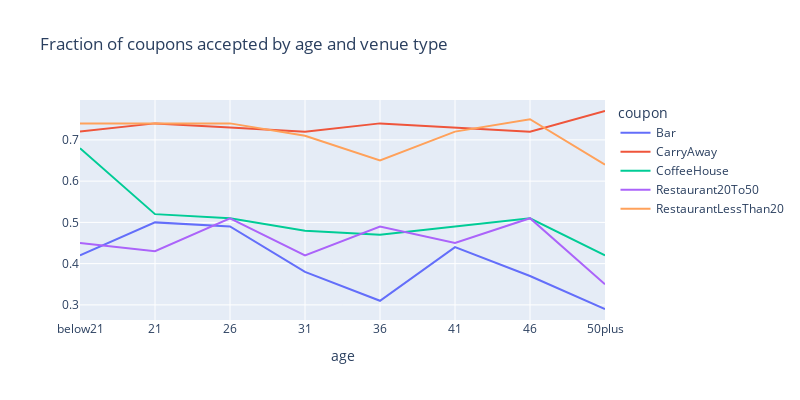

Here is the notebook cell this chart was saved with:
### Code cell
fig = px.line(pd.pivot_table(data, index= "coupon", columns= "age", values= "Y", aggfunc= lambda x: 
               np.round(x.sum()/x.shape[0],2), margins= False)[['below21','21','26','31','36','41','46','50plus']].unstack().reset_index(),
        x= "age", color= "coupon", y= 0, title= "Fraction of coupons accepted by age and venue type")
fig.update_layout(yaxis_title= '', width= 800, height= 400)

### Figure 1 — Plotly figure (JSON) as saved in the notebook; plotly's stock layout.template omitted (floating-point values rounded to 4 significant figures)
{"data": [{"hovertemplate": "coupon=Bar<br>age=%{x}<br>0=%{y}<extra></extra>", "legendgroup": "Bar", "line": {"color": "#636efa", "dash": "solid"}, "marker": {"symbol": "circle"}, "mode": "lines", "name": "Bar", "orientation": "v", "showlegend": true, "type": "scatter", "x": ["below21", "21", "26", "31", "36", "41", "46", "50plus"], "xaxis": "x", "y": [0.42, 0.5, 0.49, 0.38, 0.31, 0.44, 0.37, 0.29], "yaxis": "y"}, {"hovertemplate": "coupon=CarryAway<br>age=%{x}<br>0=%{y}<extra></extra>", "legendgroup": "CarryAway", "line": {"color": "#EF553B", "dash": "solid"}, "marker": {"symbol": "circle"}, "mode": "lines", "name": "CarryAway", "orientation": "v", "showlegend": true, "type": "scatter", "x": ["below21", "21", "26", "31", "36", "41", "46", "50plus"], "xaxis": "x", "y": [0.72, 0.74, 0.73, 0.72, 0.74, 0.73, 0.72, 0.77], "yaxis": "y"}, {"hovertemplate": "coupon=CoffeeHouse<br>age=%{x}<br>0=%{y}<extra></extra>", "legendgroup": "CoffeeHouse", "line": {"color": "#00cc96", "dash": "solid"}, "marker": {"symbol": "circle"}, "mode": "lines", "name": "CoffeeHouse", "orientation": "v", "showlegend": true, "type": "scatter", "x": ["below21", "21", "26", "31", "36", "41", "46", "50plus"], "xaxis": "x", "y": [0.68, 0.52, 0.51, 0.48, 0.47, 0.49, 0.51, 0.42], "yaxis": "y"}, {"hovertemplate": "coupon=Restaurant20To50<br>age=%{x}<br>0=%{y}<extra></extra>", "legendgroup": "Restaurant20To50", "line": {"color": "#ab63fa", "dash": "solid"}, "marker": {"symbol": "circle"}, "mode": "lines", "name": "Restaurant20To50", "orientation": "v", "showlegend": true, "type": "scatter", "x": ["below21", "21", "26", "31", "36", "41", "46", "50plus"], "xaxis": "x", "y": [0.45, 0.43, 0.51, 0.42, 0.49, 0.45, 0.51, 0.35], "yaxis": "y"}, {"hovertemplate": "coupon=RestaurantLessThan20<br>age=%{x}<br>0=%{y}<extra></extra>", "legendgroup": "RestaurantLessThan20", "line": {"color": "#FFA15A", "dash": "solid"}, "marker": {"symbol": "circle"}, "mode": "lines", "name": "RestaurantLessThan20", "orientation": "v", "showlegend": true, "type": "scatter", "x": ["below21", "21", "26", "31", "36", "41", "46", "50plus"], "xaxis": "x", "y": [0.74, 0.74, 0.74, 0.71, 0.65, 0.72, 0.75, 0.64], "yaxis": "y"}], "layout": {"height": 400, "legend": {"title": {"text": "coupon"}, "tracegroupgap": 0}, "title": {"text": "Fraction of coupons accepted by age and venue type"}, "width": 800, "xaxis": {"anchor": "y", "autorange": true, "domain": [0, 1], "range": [0, 7], "title": {"text": "age"}, "type": "category"}, "yaxis": {"anchor": "x", "autorange": true, "domain": [0, 1], "range": [0.2633, 0.7967], "title": {"text": ""}, "type": "linear"}}}
